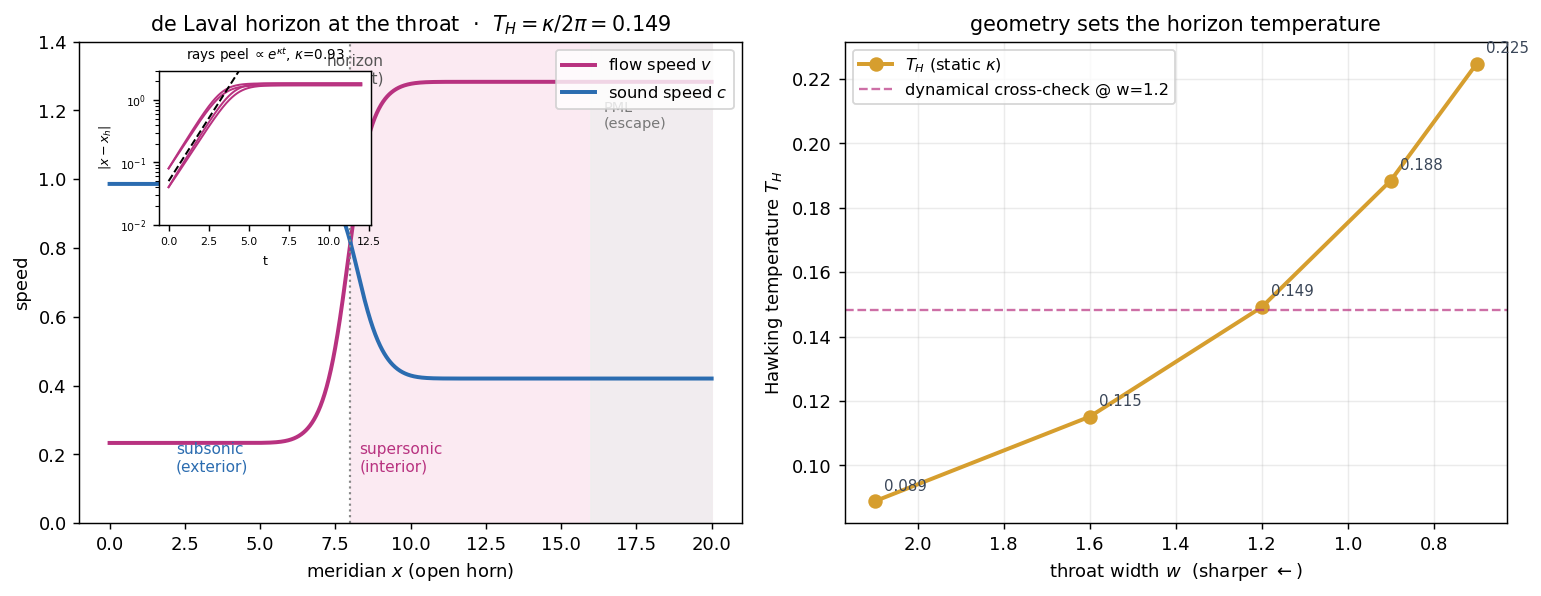

Write Python code to recreate this figure.
"""Flagship: analog Hawking radiation on the OPEN horn.

The horn's throat is a de Laval nozzle: a transonic superfluid accelerates from a subsonic
reservoir, crosses the sound speed exactly at the throat (a sonic horizon), and radiates
supersonically out the open end — where, unlike the closed torus neck of section 10, the
phonons genuinely escape to infinity (the PML/absorbing collar is the outgoing boundary).

Near the horizon the upstream characteristic obeys dx/dt = v - c ~ kappa (x - x_h), so rays
peel away exponentially at the surface gravity kappa, turning the vacuum thermal at
T_H = kappa / 2*pi. We extract kappa TWO independent ways — a smooth fit of v-c across the
throat (static) and the exponential slope of traced rays (dynamical) — and their agreement
is the trust flag. Then we sweep the throat sharpness: geometry sets the Hawking temperature.

Honest scope: kinematic Hawking (temperature + thermality mechanism). The full spontaneous
pair spectrum needs dispersive Bogoliubov-de Gennes scattering — noted, not attempted.

Regenerate:  python3 horn_hawking.py
"""
import numpy as np
from scipy.integrate import solve_ivp
import matplotlib
matplotlib.use("Agg")
import matplotlib.pyplot as plt

MU, G = 1.0, 1.0
Xmax, x_t, A_open, Delta = 20.0, 8.0, 1.2, 0.7          # horn: throat dip at x_t, opens beyond


def horn_A(x, w):
    return A_open - Delta * np.exp(-((x - x_t) / w) ** 2)


def transonic_flow(w, N=2000):
    """Steady transonic flow through the throat: subsonic upstream, supersonic downstream."""
    x = np.linspace(0.0, Xmax, N)
    A = horn_A(x, w); Amin = A.min()
    vs = np.sqrt(2 * MU / 3); rhos = vs ** 2; J = rhos * vs * Amin       # sonic at the throat
    v = np.empty_like(x)
    for i, xi in enumerate(x):
        roots = np.roots([0.5, 0.0, -MU, J / A[i]])
        pos = np.sort(roots[np.abs(roots.imag) < 1e-6].real)
        pos = pos[pos > 0]
        v[i] = pos[0] if xi < x_t else pos[-1]           # subsonic then supersonic branch
    rho = J / (v * A); c = np.sqrt(G * rho)
    return x, A, v, c


def kappa_static(w):
    """Surface gravity from a smooth (odd-cubic) fit of v-c across the horizon (the
    transonic branch has a kink exactly at the sonic point, so avoid the immediate point)."""
    x, A, v, c = transonic_flow(w)
    vmc = v - c
    msk = (np.abs(x - x_t) > 0.05) & (np.abs(x - x_t) < 1.0)
    cf = np.polyfit(x[msk] - x_t, vmc[msk], 3)
    return abs(np.polyval(np.polyder(cf), 0.0)), (x, v, c, vmc, cf)


# ---- dual kappa at a reference throat, then the geometry sweep ------------------------
w0 = 1.2
k_stat, (x, v, c, vmc, cf) = kappa_static(w0)
vmc_smooth = np.poly1d(cf)
rays = []; slopes = []
for x0 in (-0.08, -0.04, 0.04, 0.08):                    # trace the horizon characteristic
    s = solve_ivp(lambda t, y: vmc_smooth(y[0] - x_t), [0, 12], [x_t + x0],
                  max_step=0.02, rtol=1e-9, dense_output=True)
    xx = s.y[0] - x_t; rays.append((s.t, xx))
    near = (np.abs(xx) > 0.02) & (np.abs(xx) < 0.25)     # the truly-linear near-horizon zone
    if near.sum() > 5:
        slopes.append(np.polyfit(s.t[near], np.log(np.abs(xx[near])), 1)[0])
k_dyn = float(np.median(slopes))
T_H = k_stat / (2 * np.pi)
print(f"reference throat w={w0}:  kappa_static={k_stat:.4f}  kappa_dyn={k_dyn:.4f}  "
      f"(agree to {abs(k_stat-k_dyn)/k_stat*100:.1f}%)  ->  T_H={T_H:.4f}")

ws = [0.7, 0.9, 1.2, 1.6, 2.1]
print(f"\ngeometry sweep — sharper throat, hotter horizon:")
print(f"{'throat w':>9s} {'kappa':>8s} {'T_H':>8s}")
ks = []
for w in ws:
    k, _ = kappa_static(w); ks.append(k)
    print(f"{w:9.2f} {k:8.4f} {k/(2*np.pi):8.4f}")
verified = abs(k_stat - k_dyn) / k_stat < 0.15

# ---- figure ---------------------------------------------------------------------------
fig, (axA, axB) = plt.subplots(1, 2, figsize=(12.0, 4.7))
axA.plot(x, v, color="#b83280", lw=2.2, label="flow speed $v$")
axA.plot(x, c, color="#2b6cb0", lw=2.2, label="sound speed $c$")
axA.axvline(x_t, color="#888", ls=":", lw=1.2)
axA.fill_between(x, 0, 1.4, where=(x > x_t), color="#fbeaf2", zorder=0)
axA.text(x_t + 0.3, 0.15, "supersonic\n(interior)", color="#b83280", fontsize=8.5)
axA.text(2.2, 0.15, "subsonic\n(exterior)", color="#2b6cb0", fontsize=8.5)
axA.text(x_t + 0.15, 1.28, "horizon\n(throat)", color="#555", fontsize=8.5, ha="center")
axA.axvspan(Xmax - 4, Xmax, color="#eee", alpha=.7); axA.text(Xmax - 3.6, 1.15, "PML\n(escape)", fontsize=8, color="#777")
axA.set_xlabel("meridian $x$ (open horn)"); axA.set_ylabel("speed"); axA.set_ylim(0, 1.4)
axA.set_title(f"de Laval horizon at the throat  ·  $T_H=\\kappa/2\\pi={T_H:.3f}$", fontsize=11.5)
axA.legend(fontsize=9, loc="upper right")
axins = axA.inset_axes([0.12, 0.62, 0.32, 0.32])
for tt, xx in rays:
    axins.plot(tt, np.abs(xx) + 1e-6, color="#b83280", lw=1.1)
tref = np.linspace(0, 7, 30); axins.plot(tref, 0.05 * np.exp(k_dyn * tref), "k--", lw=1.1)
axins.set_yscale("log"); axins.set_ylim(1e-2, 3); axins.set_xlabel("t", fontsize=7)
axins.set_ylabel("$|x-x_h|$", fontsize=7); axins.tick_params(labelsize=6)
axins.set_title(f"rays peel $\\propto e^{{\\kappa t}}$, $\\kappa$={k_dyn:.2f}", fontsize=7.5)

axB.plot(ws, np.array(ks) / (2 * np.pi), "o-", color="#d69e2e", lw=2.2, ms=7, label="$T_H$ (static $\\kappa$)")
axB.axhline(k_dyn / (2 * np.pi), color="#b83280", ls="--", lw=1.3, alpha=.7,
            label=f"dynamical cross-check @ w={w0}")
for w, k in zip(ws, ks):
    axB.annotate(f"{k/(2*np.pi):.3f}", (w, k / (2 * np.pi)), textcoords="offset points",
                 xytext=(5, 6), fontsize=8.3, color="#3a4658")
axB.set_xlabel("throat width $w$  (sharper $\\leftarrow$)"); axB.set_ylabel("Hawking temperature $T_H$")
axB.set_title("geometry sets the horizon temperature", fontsize=11.5)
axB.legend(fontsize=9); axB.grid(alpha=.25); axB.invert_xaxis()
fig.tight_layout(); fig.savefig("horn_hawking.png", dpi=130, bbox_inches="tight")
print(f"\nVERIFICATION static/dynamical kappa agree (<15%): {verified}")
print("wrote horn_hawking.png")
